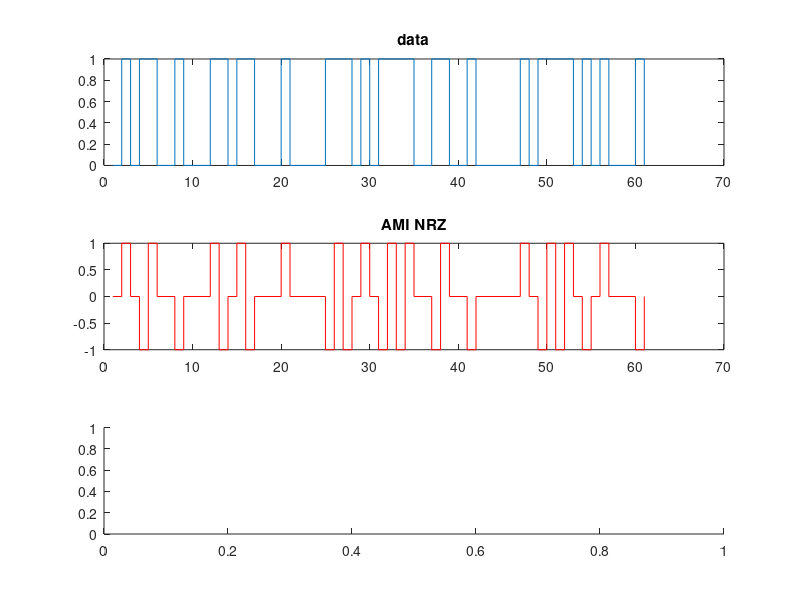

MATLAB code for this plot: (Note: this script raises an error after producing the figure.)
clear; clc
%generate data then prepare
data=randi([0,1],[1,64]);
test_discontinuty_data = diff(data)~=0;

%prepare AMI NRZ data
sgn=1;
AMI_NRZ=zeros([1,64]);
for i=1:64
    AMI_NRZ(i)=data(i)*sgn;
    if data(i)==1
        sgn=-1*sgn;
    end
end
test_discontinuty_AMI = diff(AMI_NRZ)~=0;

%generate P NRZ data
P_NRZ=data;
for i=1:64
    if data(i)==0
        P_NRZ(i)=-1;
    end    
end
test_discontinuty_P=diff(P_NRZ)~=0;

%prepare x_axis to plot
bit=1:64;

%prepare data then plot
bit_data = repmat(bit([true,test_discontinuty_data]),2,1);
bit_data=bit_data(2:end);
data_doubled=repmat(data([true,test_discontinuty_data]),2,1);
data_doubled=data_doubled(1:end-1);
subplot(3,1,1)
plot(bit_data,data_doubled)
title('data')

%prepare AMI then plot
bit_AMI=repmat(bit([true,test_discontinuty_AMI]),2,1);
bit_AMI=bit_AMI(2:end);
AMI_doubled=repmat(AMI_NRZ([true,test_discontinuty_AMI]),2,1);
AMI_doubled=AMI_doubled(1:end-1);
subplot(3,1,2)
plot(bit_AMI,AMI_doubled,'r')
title('AMI NRZ')

%prepare polar then plot
bit_P=repmat(bit([true,test_discontinuty_P]),2,1);
bit_P=bit_P(2:end);
P_doubled=repmat(P_NRZ([true,test_discontinuty_P]),2,1);
P_doubled=P_doubled(1:end-1);
subplot(3,1,3)
plot(bit_P,P_doubled,'K')
title('P NRZ')
